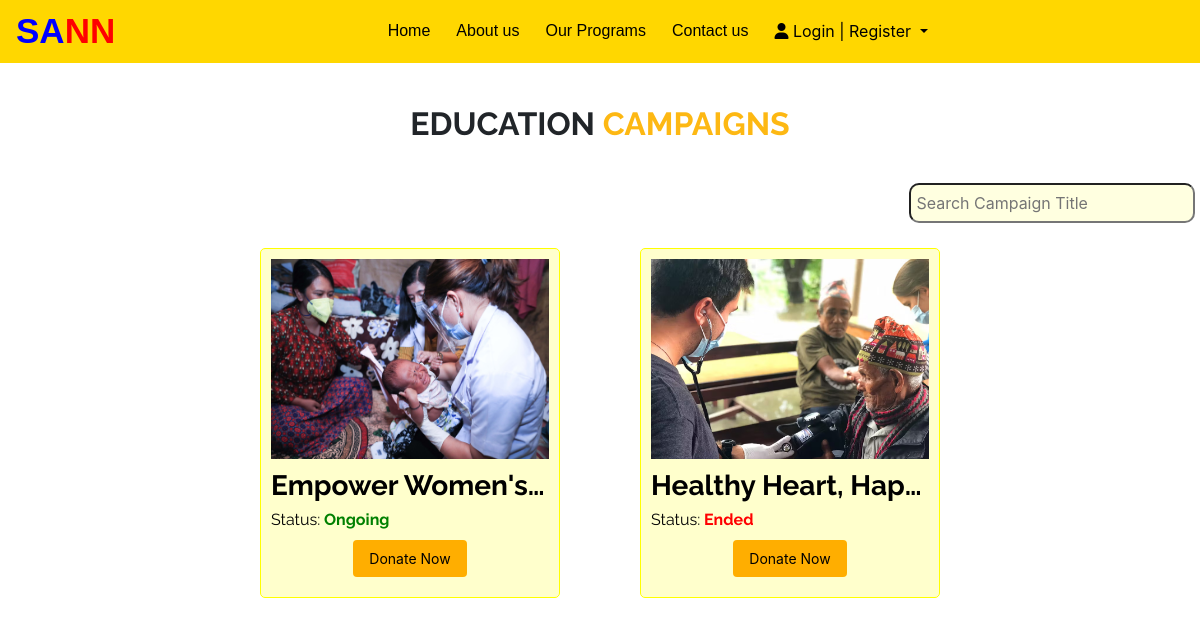
The page /1ex/edu-campaign.php on the database its author committed.
### tables this page shows
CREATE TABLE `campaigns` (
  `id` int(11) NOT NULL,
  `campaignImageURL` varchar(255) NOT NULL,
  `campaignTitle` varchar(255) NOT NULL,
  `campaignDescription` text NOT NULL,
  `beneficiaries` varchar(255) DEFAULT NULL,
  `beneficiariesLocation` varchar(255) DEFAULT NULL,
  `beneficiariesPhone` varchar(20) DEFAULT NULL,
  `campaignEndDate` date DEFAULT NULL,
  `campaignStatus` varchar(20) DEFAULT NULL,
  `donationStatus` varchar(255) DEFAULT NULL
);

### 1ex/edu-campaign.php (the view, shortened to what this page needs)
<!DOCTYPE html>
<html>
<head>
    <link rel="stylesheet" href="https://stackpath.bootstrapcdn.com/bootstrap/4.3.1/css/bootstrap.min.css">
</head>
<body>
<?php $IPATH=$_SERVER["DOCUMENT_ROOT"]."/1ex/1ex/"; include($IPATH."navbar.php"); ?>
    <h2 class="text-center">EDUCATION<span style="color:#FDB813;"> CAMPAIGNS</span></h2>
    <div class="search-container">
                <input type="text" id="search-input" class="search-input" placeholder="Search Campaign Title" onkeyup="searchCampaigns()">
            </div>
    <div class="container">
        <div class="row justify-content-center" id="campaignsContainer">
            <?php
                $servername = "localhost";
                $username = "root";
                $password = "";
                $dbname = "edu_camp";
                $conn = new mysqli($servername, $username, $password, $dbname);
                $sql = "SELECT * FROM campaigns ORDER BY id DESC";
                $result = $conn->query($sql);
                if ($result->num_rows > 0) {
                    while ($row = $result->fetch_assoc()) {
                        $campaignId = $row["id"];
                        echo "<div class='col-md-4'>";
                        echo "<a href='camp-edu.php?campaignId=$campaignId'>";
                        echo "<div class='campaign-card' style='background-color:#ffffcc;'>";
                        echo "<img src='" . $row["campaignImageURL"] . "' class='campaign-image'><br/>";
                        $campaignTitle = $row["campaignTitle"];
                        if (strlen($campaignTitle) > 25) {
                            echo "<h3 class='campaign-title'>" . substr($campaignTitle, 0, 25) . "...</h3>";
                        } else {
                            echo "<h3 class='campaign-title'>" . $campaignTitle . "</h3>";
                        }
                        $campaignStatus = $row["campaignStatus"];
                        $campaignStatusClass = $campaignStatus === "Ongoing" ? "campaign-status-ongoing" : "campaign-status-ended";
                    echo "<p class='campaign-status $campaignStatusClass'><span style='text-decoration:none; font-weight: normal;color:black;'>Status:</span> " . $campaignStatus . "</p>";
                        echo "<div class='donate-button' style='background-color: #ffae00; color:black;'>Donate Now</div>";
                        echo "</div>";
                        echo "</a>";
                        echo "</div>";
                    }
                } else {
                    echo "<div class='col text-center'>No campaigns available</div>";
                }
            ?>
        </div>
    </div>
</body>
</html>

### 1ex/edu-campaign.php (style rules this page uses)
body { font-family: Arial, sans-serif; margin: 0; padding: 5px; }
h2 { font-family: Raleway, sans-serif; font-size: 33px; font-weight: bold!important; margin-top: 100px!important; margin-bottom: 40px!important; }
#campaignsContainer { text-align: center; }
.campaign-card { display: inline-block; width: 300px; height: 350px; border: 1px solid yellow; border-radius: 5px; padding: 10px; margin: 5px!important; margin-bottom: 15px!important; cursor: pointer; }
.campaign-image { width: 100%; height: 200px; margin-bottom: 10px; margin-top: 0px; }
.campaign-title { font-family: Raleway, sans-serif; font-weight: bold; margin-bottom: 5px; color: black; white-space: nowrap; overflow: hidden; text-overflow: ellipsis; }
.campaign-status { font-family: Raleway, sans-serif; font-weight: bold; margin-bottom: 8px; text-align: left; }
.campaign-status-ongoing { color: green; }
.campaign-status-ended { color: red; }
.donate-button { border: none; padding: 8px 16px; text-align: center; text-decoration: none; display: inline-block; font-size: 14px; border-radius: 4px; cursor: pointer; }
.search-container { display: flex; justify-content: space-between; align-items: center; margin-bottom: 20px; margin-left:76%; }
.search-input { height: 40px; width: 300px; padding: 5px; background-color: lightyellow; color:black; border-radius:10px; }

### rows shown on the page
campaigns: campaignImageURL (picture), campaignTitle "Empower Women's…", campaignStatus "Ongoing"
campaigns: campaignImageURL (picture), campaignTitle "Healthy Heart, Hap…", campaignStatus "Ended"
